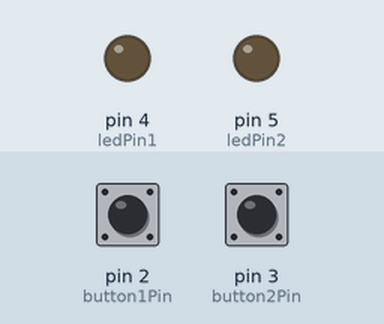
This sketch was run on a simulated Arduino Uno, built with avr-gcc and run on an emulated ATmega328P. Parts: output pins drawn as LEDs (lit = HIGH). Inputs (shaded band) come from the test bench; at power-on: pin 2 (button1Pin) LOW, pin 3 (button2Pin) LOW.

Above: at 1.2 s.
1.3 s: pin 2 (button1Pin) pulled HIGH for 0.15 s
At 2.3 s:
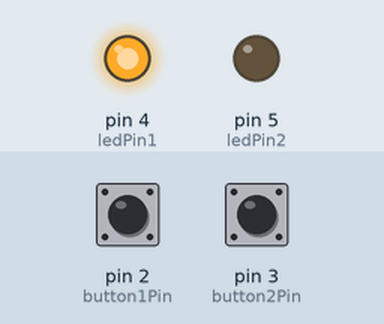
Timing chart, 0 to 4.3 s (numbered marks = the images above; inputs shaded):
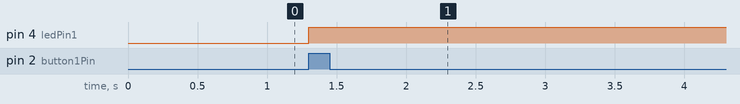

The sketch:

game.ino
```cpp
//global variables
const int button1Pin = 2;
const int button2Pin = 3;
const int ledPin1 = 4;
const int ledPin2 = 5;

int buttonState1 = 0;
int buttonState2 = 0;
int counter = 0;

void setup() {
  //initialize
  pinMode(ledPin1, OUTPUT);
  pinMode(ledPin2, OUTPUT);
  pinMode(button1Pin, INPUT);
  pinMode(button2Pin, INPUT);
}

void loop() {
  //read state of pushbutton
  buttonState1 = digitalRead(button1Pin);
  buttonState2 = digitalRead(button2Pin);
  if (counter == 0) {
    if (buttonState1 == HIGH) {
      digitalWrite(ledPin1, HIGH);
      counter++;
    }
    else if (buttonState2 == HIGH) {
      digitalWrite(ledPin2, HIGH);
      counter++;
    }
    }
  }
```

Measured:
- after the input at 1.3 s, pin 4 (ledPin1): LOW → HIGH at once
